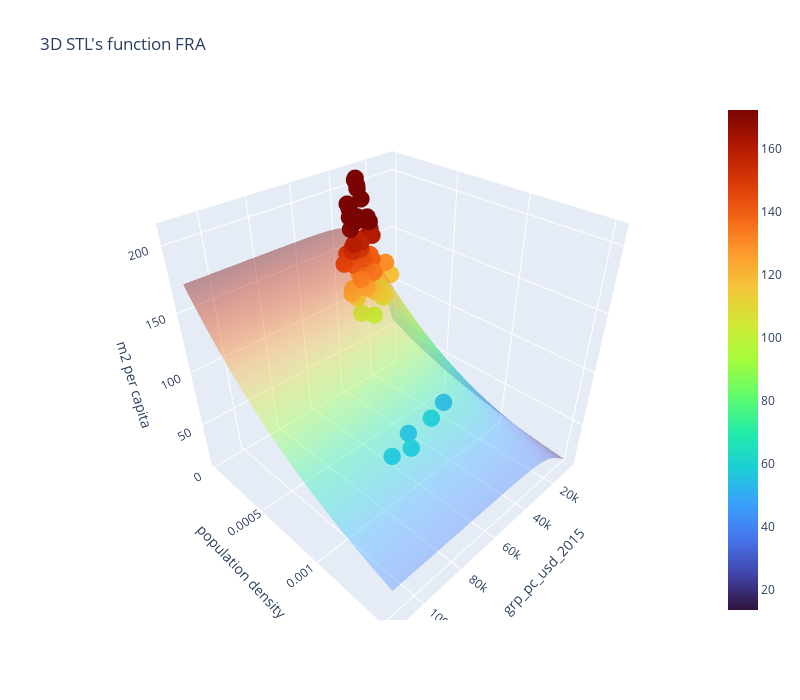
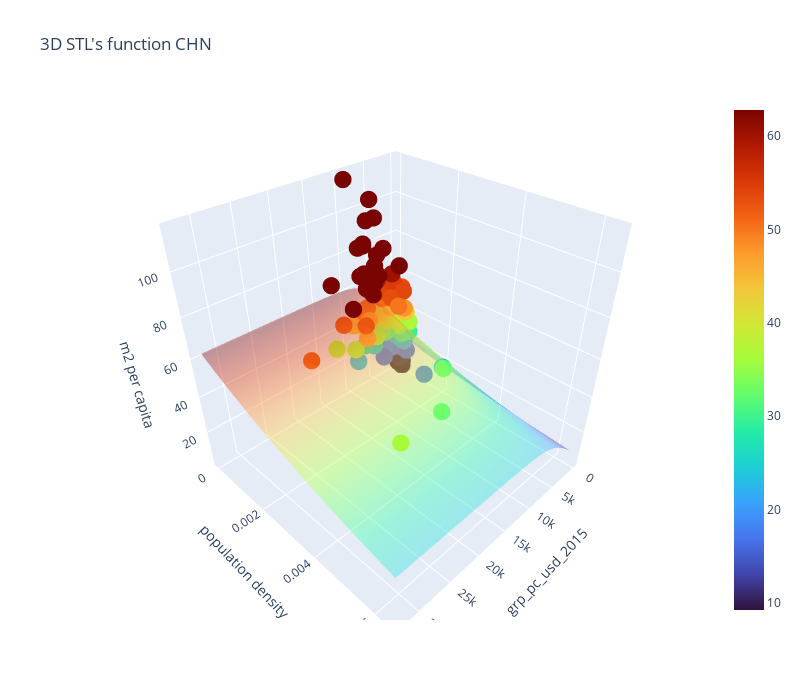

The cell these charts' notebook holds for them, in order:
### Code cell
import plotly.graph_objects as go

for j in range(len(regions)):
    try:
        # Create a meshgrid of x and y values
        x = np.linspace(0.5*min(df_gdp_cap_region_handler[j]), 1.5*max(df_gdp_cap_region_handler[j]), 50)
        y = np.linspace(0.5*min(df_pop_density_region_handler[j]), 1.5*max(df_pop_density_region_handler[j]), 50)
        x_grid, y_grid = np.meshgrid(x, y)

        if use_automatic_fit:
            z = STL([x_grid,y_grid], STL_fit_handler[j].fitted_params[0], STL_fit_handler[j].fitted_params[1], STL_fit_handler[j].fitted_params[2], STL_fit_handler[j].fitted_params[3])
        else: 
            z = STL([x_grid,y_grid], saturation_fit_handler[j].fitted_params[0], saturation_fit_handler[j].fitted_params[1], logistic_fit_handler[j].fitted_params[1], logistic_fit_handler[j].fitted_params[2])
        
        cmin = np.min(z)
        cmax = np.max(z)
        
        # Create the surface plot using Plotly
        fig = go.Figure(data=[
            go.Surface(
                z=z, 
                x=x_grid, 
                y=y_grid, 
                colorscale="Turbo", 
                cmin=cmin,
                cmax=cmax,
                opacity=0.4),
            go.Scatter3d(
                x=df_gdp_cap_region_handler[j], y=df_pop_density_region_handler[j], z=df_built_up_region_handler[j],
                mode='markers',  # Use 'markers' for scatter plot
                marker=dict(
                    size=6,  # Size of the points
                    color=df_built_up_region_handler[j],  # Color of the points
                    colorscale='Turbo',  # Colorscale for the points
                    cmin=cmin,
                    cmax=cmax,
                    opacity=1.0
                )
            ),
            
            ]
            )
    
        # Customize the layout
        fig.update_layout(title=f'3D STL\'s function {regions[j].name}',
                        scene=dict(
                            xaxis_title='grp_pc_usd_2015',
                            yaxis_title='population density',
                            zaxis_title='m2 per capita'
                        ),
                        width=800, height=700)
    
        # Show the plot
        fig.show()
    except Exception as e:
        print(region.name, "\n", e)

### Figure 1 — Plotly figure (JSON) as saved in the notebook; plotly's stock layout.template omitted (floating-point values rounded to 4 significant figures; data arrays with more than 128 entries replaced by an {"elided": "..."} marker saying what was removed)
{"data": [{"cmax": 172.3, "cmin": 13.56, "colorscale": [[0, "#30123b"], [0.07143, "#4145ab"], [0.1429, "#4675ed"], [0.2143, "#39a2fc"], [0.2857, "#1bcfd4"], [0.3571, "#24eca6"], [0.4286, "#61fc6c"], [0.5, "#a4fc3b"], [0.5714, "#d1e834"], [0.6429, "#f3c63a"], [0.7143, "#fe9b2d"], [0.7857, "#f36315"], [0.8571, "#d93806"], [0.9286, "#b11901"], [1, "#7a0402"]], "opacity": 0.4, "type": "surface", "x": {"elided": "50x50 float values"}, "y": {"elided": "50x50 float values"}, "z": {"elided": "50x50 float values"}}, {"marker": {"cmax": 172.3, "cmin": 13.56, "color": [105.8, 119.6, 137.2, 145.8, 154.1, 107.5, 135.8, 158.0, 179.4, 202.6, 116.9, 142.7, 160.8, 178.2, 195.1, 127.1, 152.8, 174.1, 191.0, 208.9, 124.6, 138.6, 147.9, 157.5, 108.5, 124.5, 141.4, 157.5, 93.52, 108.5, 122.8, 134.7, 46.52, 49.77, 54.57, 54.4, 55.54, 98.07, 122.1, 139.9, 159.5, 177.5, 149.2, 174.6, 191.0, 208.2, 143.0, 164.1, 170.4, 179.1, 129.7, 151.8, 172.9, 189.8, 203.8, 96.72, 112.2, 121.2, 130.9], "colorscale": [[0, "#30123b"], [0.07143, "#4145ab"], [0.1429, "#4675ed"], [0.2143, "#39a2fc"], [0.2857, "#1bcfd4"], [0.3571, "#24eca6"], [0.4286, "#61fc6c"], [0.5, "#a4fc3b"], [0.5714, "#d1e834"], [0.6429, "#f3c63a"], [0.7143, "#fe9b2d"], [0.7857, "#f36315"], [0.8571, "#d93806"], [0.9286, "#b11901"], [1, "#7a0402"]], "opacity": 1, "size": 6}, "mode": "markers", "type": "scatter3d", "x": [19910.0, 37880.0, 29940.0, 42890.0, 38230.0, 18990.0, 33760.0, 26780.0, 35970.0, 31290.0, 14500.0, 31140.0, 26480.0, 36690.0, 33240.0, 17700.0, 35380.0, 27220.0, 37220.0, 32360.0, 29810.0, 23090.0, 36930.0, 31260.0, 35200.0, 27730.0, 37280.0, 32500.0, 30910.0, 24240.0, 35160.0, 31090.0, 31880.0, 58740.0, 47320.0, 74710.0, 66650.0, 19590.0, 33960.0, 26680.0, 37310.0, 32020.0, 32460.0, 26220.0, 37230.0, 33140.0, 31710.0, 24960.0, 36670.0, 33060.0, 17080.0, 32460.0, 27490.0, 39090.0, 34860.0, 35680.0, 27980.0, 42170.0, 36920.0], "y": [8.541e-05, 9.4e-05, 9.869e-05, 0.0001068, 0.0001127, 5.496e-05, 5.644e-05, 5.703e-05, 5.869e-05, 5.856e-05, 9.801e-05, 0.0001031, 0.000108, 0.000118, 0.000123, 5.558e-05, 5.998e-05, 6.201e-05, 6.449e-05, 6.512e-05, 2.912e-05, 3.086e-05, 3.612e-05, 3.949e-05, 9.179e-05, 9.4e-05, 9.629e-05, 9.66e-05, 0.0001813, 0.0001841, 0.000187, 0.0001886, 0.0008195, 0.0008828, 0.0009139, 0.0009775, 0.001013, 9.801e-05, 0.0001042, 0.000107, 0.0001103, 0.0001109, 6.067e-05, 6.283e-05, 6.815e-05, 7.093e-05, 6.221e-05, 6.706e-05, 7.551e-05, 8.054e-05, 8.788e-05, 9.558e-05, 0.0001016, 0.0001117, 0.0001183, 0.0001376, 0.0001468, 0.0001584, 0.0001634], "z": [105.8, 119.6, 137.2, 145.8, 154.1, 107.5, 135.8, 158.0, 179.4, 202.6, 116.9, 142.7, 160.8, 178.2, 195.1, 127.1, 152.8, 174.1, 191.0, 208.9, 124.6, 138.6, 147.9, 157.5, 108.5, 124.5, 141.4, 157.5, 93.52, 108.5, 122.8, 134.7, 46.52, 49.77, 54.57, 54.4, 55.54, 98.07, 122.1, 139.9, 159.5, 177.5, 149.2, 174.6, 191.0, 208.2, 143.0, 164.1, 170.4, 179.1, 129.7, 151.8, 172.9, 189.8, 203.8, 96.72, 112.2, 121.2, 130.9]}], "layout": {"height": 700, "scene": {"xaxis": {"title": {"text": "grp_pc_usd_2015"}}, "yaxis": {"title": {"text": "population density"}}, "zaxis": {"title": {"text": "m2 per capita"}}}, "title": {"text": "3D STL's function FRA"}, "width": 800}}

### Figure 2 — Plotly figure (JSON) as saved in the notebook; plotly's stock layout.template omitted (floating-point values rounded to 4 significant figures; data arrays with more than 128 entries replaced by an {"elided": "..."} marker saying what was removed)
{"data": [{"cmax": 62.8, "cmin": 9.241, "colorscale": [[0, "#30123b"], [0.07143, "#4145ab"], [0.1429, "#4675ed"], [0.2143, "#39a2fc"], [0.2857, "#1bcfd4"], [0.3571, "#24eca6"], [0.4286, "#61fc6c"], [0.5, "#a4fc3b"], [0.5714, "#d1e834"], [0.6429, "#f3c63a"], [0.7143, "#fe9b2d"], [0.7857, "#f36315"], [0.8571, "#d93806"], [0.9286, "#b11901"], [1, "#7a0402"]], "opacity": 0.4, "type": "surface", "x": {"elided": "50x50 float values"}, "y": {"elided": "50x50 float values"}, "z": {"elided": "50x50 float values"}}, {"marker": {"cmax": 62.8, "cmin": 9.241, "color": {"elided": "154 float values"}, "colorscale": [[0, "#30123b"], [0.07143, "#4145ab"], [0.1429, "#4675ed"], [0.2143, "#39a2fc"], [0.2857, "#1bcfd4"], [0.3571, "#24eca6"], [0.4286, "#61fc6c"], [0.5, "#a4fc3b"], [0.5714, "#d1e834"], [0.6429, "#f3c63a"], [0.7143, "#fe9b2d"], [0.7857, "#f36315"], [0.8571, "#d93806"], [0.9286, "#b11901"], [1, "#7a0402"]], "opacity": 1, "size": 6}, "mode": "markers", "type": "scatter3d", "x": {"elided": "154 float values"}, "y": {"elided": "154 float values"}, "z": {"elided": "154 float values"}}], "layout": {"height": 700, "scene": {"xaxis": {"title": {"text": "grp_pc_usd_2015"}}, "yaxis": {"title": {"text": "population density"}}, "zaxis": {"title": {"text": "m2 per capita"}}}, "title": {"text": "3D STL's function CHN"}, "width": 800}}
